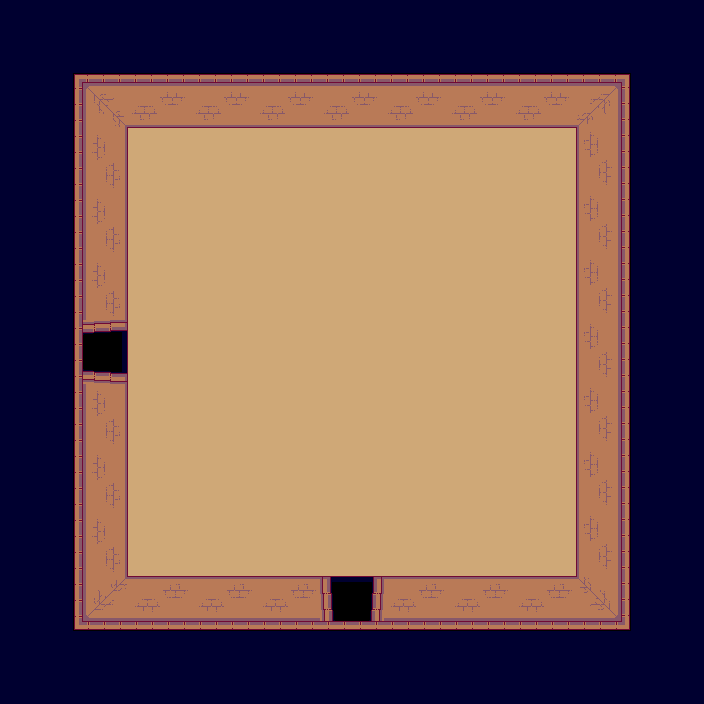

A 2D game scene composited from a Tiled map and its tileset images. What follows is a short description and the map's XML, with every tile layer's data as written:
An orthogonal 11x11 tile map with 64x64 px tiles, 2 tile layers (background, collision) and 3 objects (2x door, hero).

<map version="1.0" tiledversion="1.0.3" orientation="orthogonal" renderorder="right-down" width="11" height="11" tilewidth="64" tileheight="64" nextobjectid="4">
 <tileset firstgid="1" name="tileset" tilewidth="64" tileheight="64" tilecount="16" columns="4">
  <image source="../images/tileset.png" width="256" height="256" />
 </tileset>
 <layer name="background" width="11" height="11">
  <data>
   <tile gid="0" />
   <tile gid="0" />
   <tile gid="0" />
   <tile gid="0" />
   <tile gid="0" />
   <tile gid="0" />
   <tile gid="0" />
   <tile gid="0" />
   <tile gid="0" />
   <tile gid="0" />
   <tile gid="0" />
   <tile gid="0" />
   <tile gid="0" />
   <tile gid="0" />
   <tile gid="0" />
   <tile gid="0" />
   <tile gid="0" />
   <tile gid="0" />
   <tile gid="0" />
   <tile gid="0" />
   <tile gid="0" />
   <tile gid="0" />
   <tile gid="0" />
   <tile gid="0" />
   <tile gid="6" />
   <tile gid="6" />
   <tile gid="6" />
   <tile gid="6" />
   <tile gid="6" />
   <tile gid="6" />
   <tile gid="6" />
   <tile gid="0" />
   <tile gid="0" />
   <tile gid="0" />
   <tile gid="0" />
   <tile gid="6" />
   <tile gid="6" />
   <tile gid="6" />
   <tile gid="6" />
   <tile gid="6" />
   <tile gid="6" />
   <tile gid="6" />
   <tile gid="0" />
   <tile gid="0" />
   <tile gid="0" />
   <tile gid="0" />
   <tile gid="6" />
   <tile gid="6" />
   <tile gid="6" />
   <tile gid="6" />
   <tile gid="6" />
   <tile gid="6" />
   <tile gid="6" />
   <tile gid="0" />
   <tile gid="0" />
   <tile gid="0" />
   <tile gid="13" />
   <tile gid="6" />
   <tile gid="6" />
   <tile gid="6" />
   <tile gid="6" />
   <tile gid="6" />
   <tile gid="6" />
   <tile gid="6" />
   <tile gid="0" />
   <tile gid="0" />
   <tile gid="0" />
   <tile gid="0" />
   <tile gid="6" />
   <tile gid="6" />
   <tile gid="6" />
   <tile gid="6" />
   <tile gid="6" />
   <tile gid="6" />
   <tile gid="6" />
   <tile gid="0" />
   <tile gid="0" />
   <tile gid="0" />
   <tile gid="0" />
   <tile gid="6" />
   <tile gid="6" />
   <tile gid="6" />
   <tile gid="6" />
   <tile gid="6" />
   <tile gid="6" />
   <tile gid="6" />
   <tile gid="0" />
   <tile gid="0" />
   <tile gid="0" />
   <tile gid="0" />
   <tile gid="6" />
   <tile gid="6" />
   <tile gid="6" />
   <tile gid="6" />
   <tile gid="6" />
   <tile gid="6" />
   <tile gid="6" />
   <tile gid="0" />
   <tile gid="0" />
   <tile gid="0" />
   <tile gid="0" />
   <tile gid="0" />
   <tile gid="0" />
   <tile gid="0" />
   <tile gid="14" />
   <tile gid="0" />
   <tile gid="0" />
   <tile gid="0" />
   <tile gid="0" />
   <tile gid="0" />
   <tile gid="0" />
   <tile gid="0" />
   <tile gid="0" />
   <tile gid="0" />
   <tile gid="0" />
   <tile gid="0" />
   <tile gid="0" />
   <tile gid="0" />
   <tile gid="0" />
   <tile gid="0" />
   <tile gid="0" />
  </data>
 </layer>
 <layer name="collision" width="11" height="11">
  <properties>
   <property name="collision" value="true" />
  </properties>
  <data>
   <tile gid="4" />
   <tile gid="4" />
   <tile gid="4" />
   <tile gid="4" />
   <tile gid="4" />
   <tile gid="4" />
   <tile gid="4" />
   <tile gid="4" />
   <tile gid="4" />
   <tile gid="4" />
   <tile gid="4" />
   <tile gid="4" />
   <tile gid="1" />
   <tile gid="2" />
   <tile gid="2" />
   <tile gid="2" />
   <tile gid="2" />
   <tile gid="2" />
   <tile gid="2" />
   <tile gid="2" />
   <tile gid="3" />
   <tile gid="4" />
   <tile gid="4" />
   <tile gid="5" />
   <tile gid="0" />
   <tile gid="0" />
   <tile gid="0" />
   <tile gid="0" />
   <tile gid="0" />
   <tile gid="0" />
   <tile gid="0" />
   <tile gid="7" />
   <tile gid="4" />
   <tile gid="4" />
   <tile gid="5" />
   <tile gid="0" />
   <tile gid="0" />
   <tile gid="0" />
   <tile gid="0" />
   <tile gid="0" />
   <tile gid="0" />
   <tile gid="0" />
   <tile gid="7" />
   <tile gid="4" />
   <tile gid="4" />
   <tile gid="5" />
   <tile gid="0" />
   <tile gid="0" />
   <tile gid="0" />
   <tile gid="0" />
   <tile gid="0" />
   <tile gid="0" />
   <tile gid="0" />
   <tile gid="7" />
   <tile gid="4" />
   <tile gid="4" />
   <tile gid="0" />
   <tile gid="0" />
   <tile gid="0" />
   <tile gid="0" />
   <tile gid="0" />
   <tile gid="0" />
   <tile gid="0" />
   <tile gid="0" />
   <tile gid="7" />
   <tile gid="4" />
   <tile gid="4" />
   <tile gid="5" />
   <tile gid="0" />
   <tile gid="0" />
   <tile gid="0" />
   <tile gid="0" />
   <tile gid="0" />
   <tile gid="0" />
   <tile gid="0" />
   <tile gid="7" />
   <tile gid="4" />
   <tile gid="4" />
   <tile gid="5" />
   <tile gid="0" />
   <tile gid="0" />
   <tile gid="0" />
   <tile gid="0" />
   <tile gid="0" />
   <tile gid="0" />
   <tile gid="0" />
   <tile gid="7" />
   <tile gid="4" />
   <tile gid="4" />
   <tile gid="5" />
   <tile gid="0" />
   <tile gid="0" />
   <tile gid="0" />
   <tile gid="0" />
   <tile gid="0" />
   <tile gid="0" />
   <tile gid="0" />
   <tile gid="7" />
   <tile gid="4" />
   <tile gid="4" />
   <tile gid="9" />
   <tile gid="10" />
   <tile gid="10" />
   <tile gid="10" />
   <tile gid="0" />
   <tile gid="10" />
   <tile gid="10" />
   <tile gid="10" />
   <tile gid="11" />
   <tile gid="4" />
   <tile gid="4" />
   <tile gid="4" />
   <tile gid="4" />
   <tile gid="4" />
   <tile gid="4" />
   <tile gid="4" />
   <tile gid="4" />
   <tile gid="4" />
   <tile gid="4" />
   <tile gid="4" />
   <tile gid="4" />
  </data>
 </layer>
 <objectgroup name="objects">
  <object id="1" name="door_W" type="door" x="65" y="318" width="64" height="64">
   <properties>
    <property name="direction" value="W" />
    <property name="group" value="doors" />
    <property name="texture" value="" />
   </properties>
  </object>
  <object id="2" name="hero" type="hero" x="331" y="331" width="40" height="40">
   <properties>
    <property name="group" value="heroes" />
    <property name="texture" value="hero_spritesheet" />
    <property name="walking_speed" value="150" />
   </properties>
  </object>
  <object id="3" name="door_S" type="door" x="318" y="576" width="64" height="64">
   <properties>
    <property name="direction" value="S" />
    <property name="group" value="doors" />
    <property name="texture" value="" />
   </properties>
  </object>
 </objectgroup>
</map>
